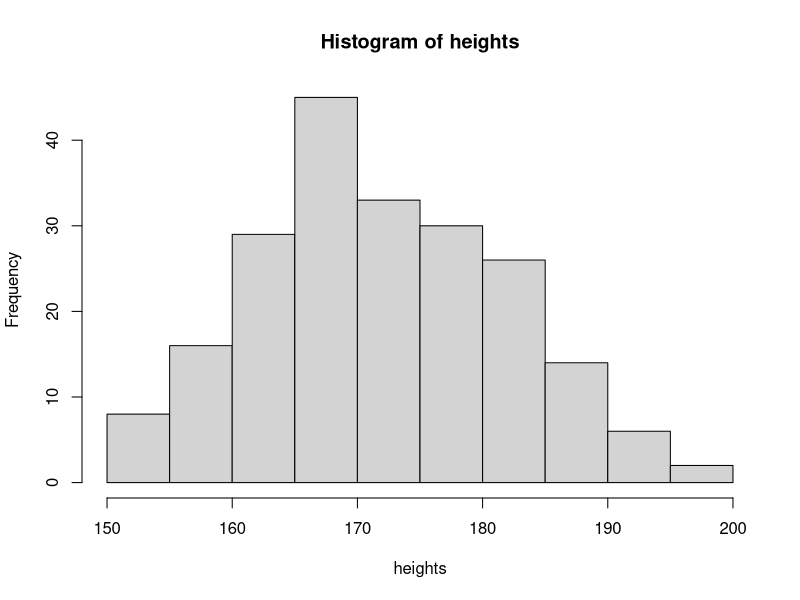
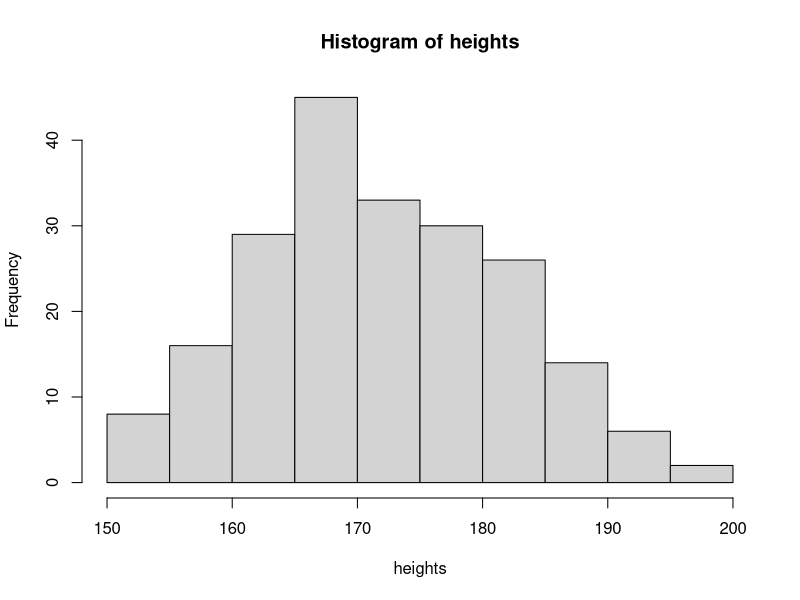
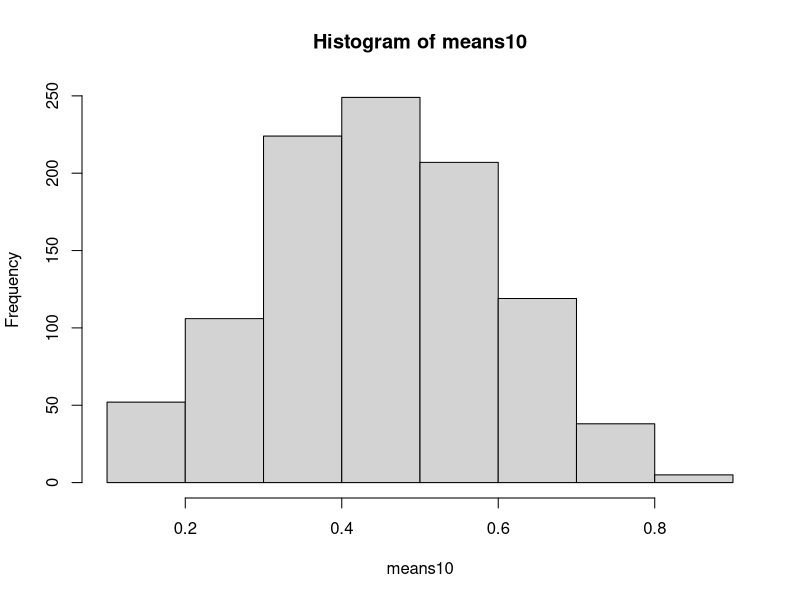
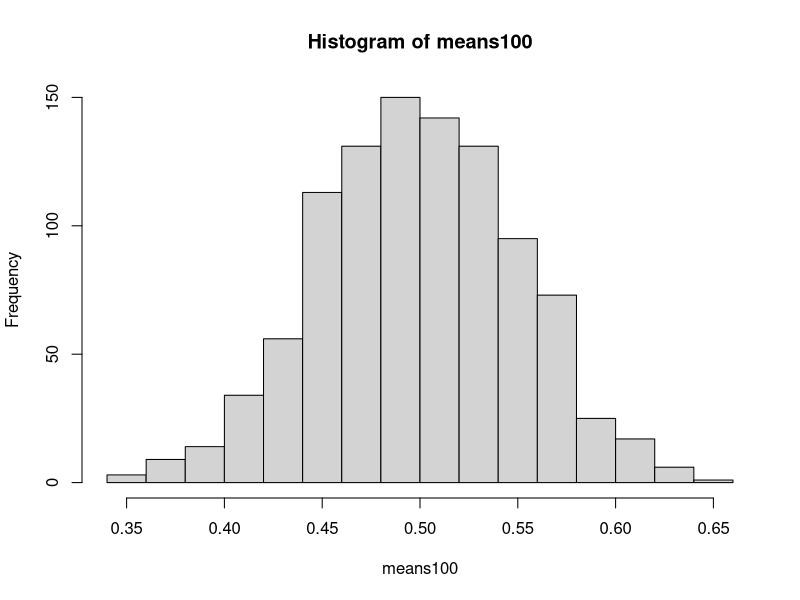
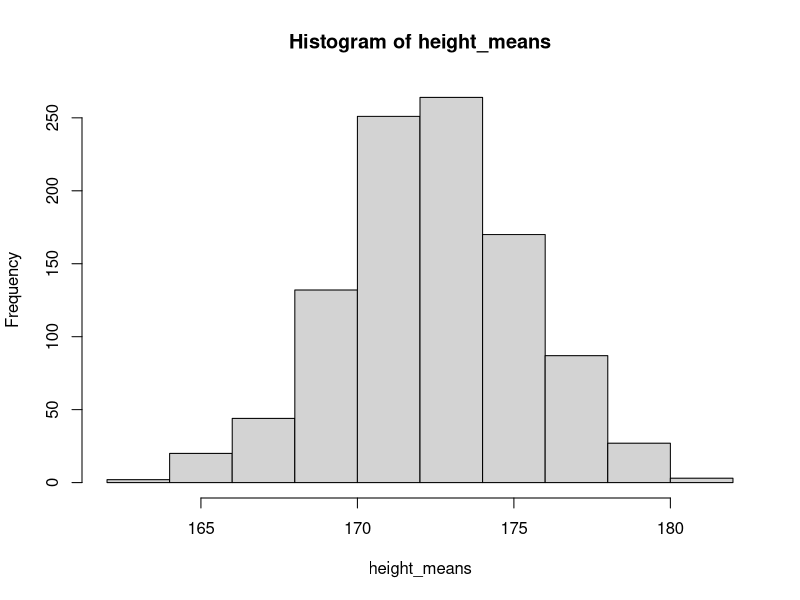
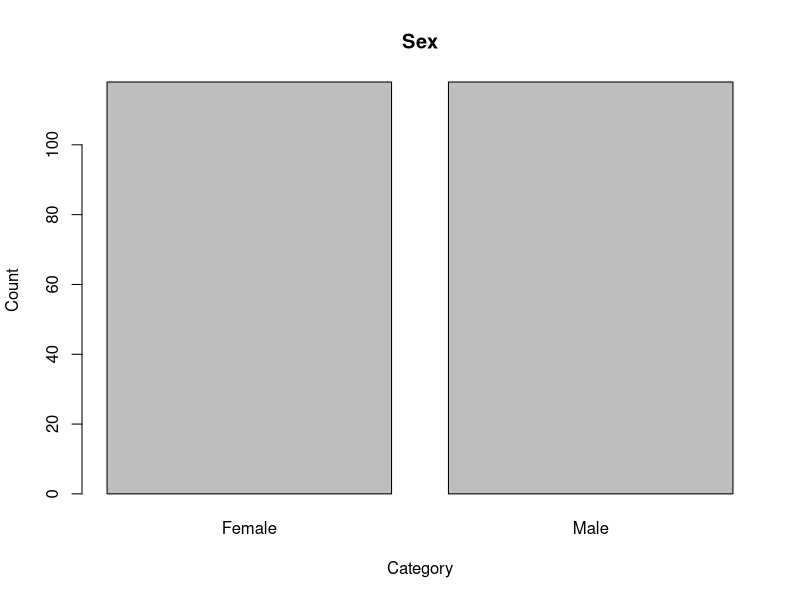
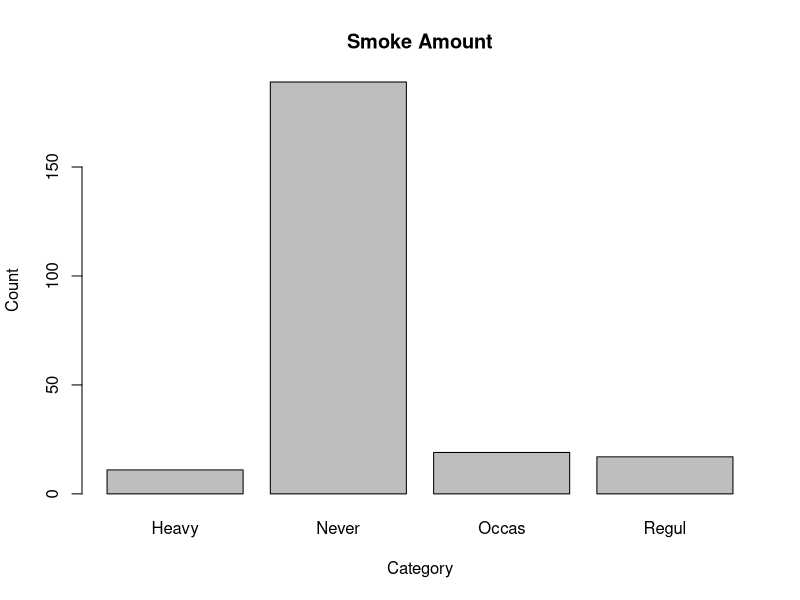

These figures' R source, in order:
# Math 321 - Lab 1
# Cooper Braun & James Bruyere

# A1
library(MASS)
View(survey)

# A2
height <- survey$Height
sum(is.na(height))

# A3
heights <- na.omit(height)

# A4
mean(heights)
median(heights)
summary(heights)
fivenum(heights)

# A5
hist(heights)
hist(heights, breaks = 10)

# B1
sample(c(0,1), size = 10, replace = TRUE)

# B2
mean(sample(c(0,1), size = 10, replace = TRUE))

# B3
means10 <- replicate(1000,
                     mean(sample(c(0,1), size = 10, replace = TRUE)))
hist(means10)

means100 <- replicate(1000,
                      mean(sample(c(0,1), size = 100, replace = TRUE)))
hist(means100)

# C1
sample(heights, size = 10)
mean(sample(heights, size = 10))

# C2
height_means <- replicate(1000,
                          mean(sample(heights, size = 10)))
hist(height_means)

# F2
table(survey$Sex)
table(survey$Smoke)

# F3
prop.table(table(survey$Sex))
prop.table(table(survey$Smoke))

# F4
barplot(table(survey$Sex), main = "Sex", xlab = "Category", ylab = "Count")
barplot(table(survey$Smoke), main = "Smoke Amount", xlab = "Category", ylab = "Count")

# F5
table(survey$Sex, survey$Smoke)

prop.table(table(survey$Sex, survey$Smoke), margin = 1)